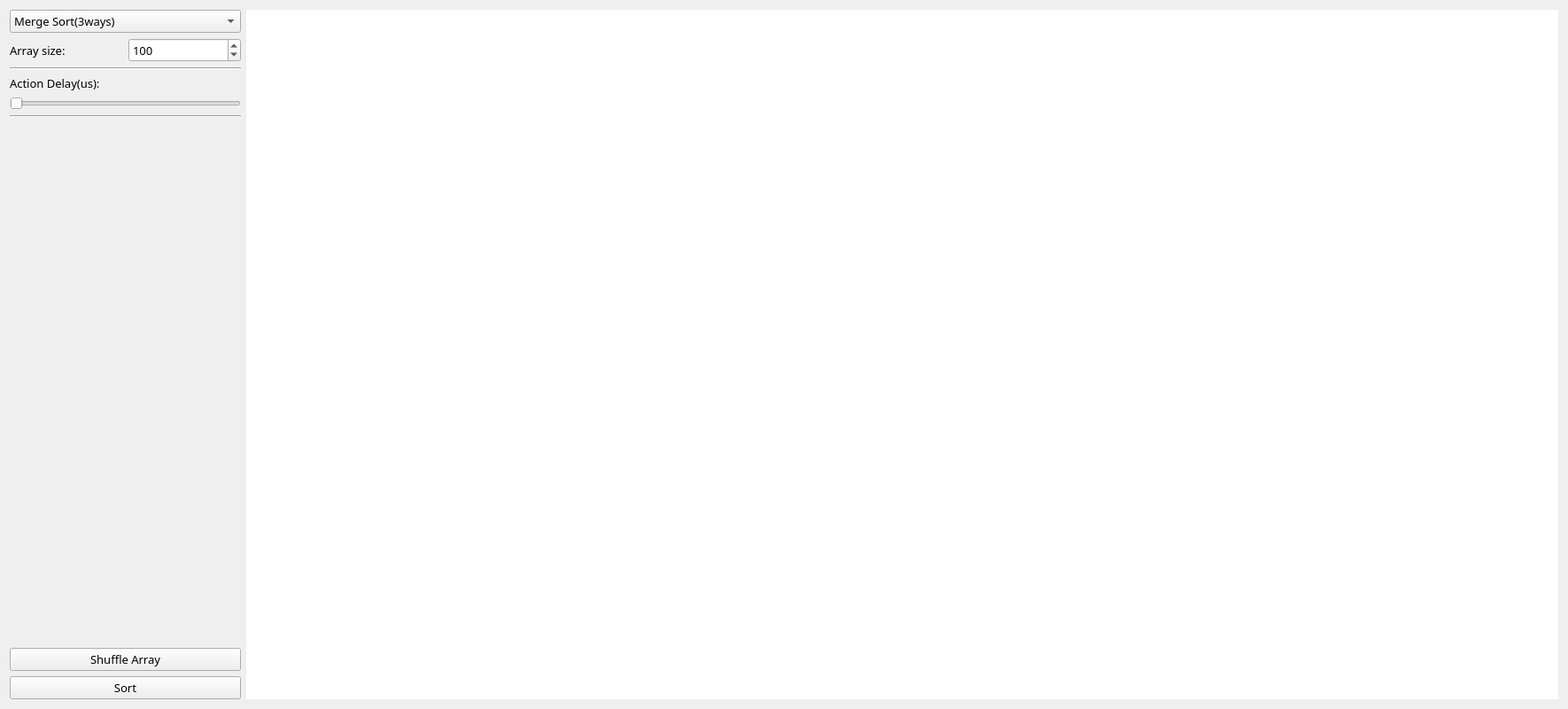
<?xml version="1.0" encoding="UTF-8"?>
<ui version="4.0">
 <class>Widget</class>
 <widget class="QWidget" name="Widget">
  <property name="geometry">
   <rect>
    <x>0</x>
    <y>0</y>
    <width>1770</width>
    <height>800</height>
   </rect>
  </property>
  <property name="minimumSize">
   <size>
    <width>1000</width>
    <height>600</height>
   </size>
  </property>
  <property name="font">
   <font>
    <family>微软雅黑 Light</family>
   </font>
  </property>
  <property name="windowTitle">
   <string/>
  </property>
  <layout class="QHBoxLayout" name="horizontalLayout_3">
   <item>
    <layout class="QHBoxLayout" name="horizontalLayout_2" stretch="15,85">
     <item>
      <layout class="QVBoxLayout" name="verticalLayout_Left">
       <item>
        <widget class="QComboBox" name="comboBox_sorting">
         <property name="sizePolicy">
          <sizepolicy hsizetype="Preferred" vsizetype="Fixed">
           <horstretch>0</horstretch>
           <verstretch>0</verstretch>
          </sizepolicy>
         </property>
         <property name="font">
          <font>
           <family>微软雅黑 Light</family>
           <pointsize>10</pointsize>
          </font>
         </property>
         <property name="contextMenuPolicy">
          <enum>Qt::DefaultContextMenu</enum>
         </property>
         <item>
          <property name="text">
           <string>Merge Sort(3ways)</string>
          </property>
         </item>
        </widget>
       </item>
       <item>
        <layout class="QVBoxLayout" name="verticalLayout_2">
         <item>
          <layout class="QHBoxLayout" name="horizontalLayout">
           <item>
            <widget class="QLabel" name="label">
             <property name="font">
              <font>
               <family>微软雅黑 Light</family>
               <pointsize>10</pointsize>
              </font>
             </property>
             <property name="text">
              <string>Array size:</string>
             </property>
            </widget>
           </item>
           <item>
            <widget class="QSpinBox" name="spinBox_ArraySize">
             <property name="minimumSize">
              <size>
               <width>40</width>
               <height>20</height>
              </size>
             </property>
             <property name="font">
              <font>
               <family>微软雅黑 Light</family>
               <pointsize>10</pointsize>
              </font>
             </property>
             <property name="minimum">
              <number>1</number>
             </property>
             <property name="maximum">
              <number>1000</number>
             </property>
             <property name="singleStep">
              <number>2</number>
             </property>
             <property name="value">
              <number>100</number>
             </property>
            </widget>
           </item>
          </layout>
         </item>
         <item>
          <widget class="Line" name="line_2">
           <property name="orientation">
            <enum>Qt::Horizontal</enum>
           </property>
          </widget>
         </item>
         <item>
          <widget class="QLabel" name="label_Comprision_2">
           <property name="font">
            <font>
             <family>微软雅黑 Light</family>
             <pointsize>10</pointsize>
            </font>
           </property>
           <property name="text">
            <string>Action Delay(us):</string>
           </property>
          </widget>
         </item>
         <item>
          <widget class="QSlider" name="horizontalSlider">
           <property name="minimum">
            <number>1</number>
           </property>
           <property name="maximum">
            <number>100000</number>
           </property>
           <property name="orientation">
            <enum>Qt::Horizontal</enum>
           </property>
           <property name="invertedAppearance">
            <bool>false</bool>
           </property>
           <property name="invertedControls">
            <bool>false</bool>
           </property>
          </widget>
         </item>
         <item>
          <widget class="Line" name="line">
           <property name="orientation">
            <enum>Qt::Horizontal</enum>
           </property>
          </widget>
         </item>
        </layout>
       </item>
       <item>
        <layout class="QHBoxLayout" name="horizontalLayout_A"/>
       </item>
       <item>
        <layout class="QHBoxLayout" name="horizontalLayout_C"/>
       </item>
       <item>
        <spacer name="verticalSpacer">
         <property name="orientation">
          <enum>Qt::Vertical</enum>
         </property>
         <property name="sizeType">
          <enum>QSizePolicy::MinimumExpanding</enum>
         </property>
         <property name="sizeHint" stdset="0">
          <size>
           <width>20</width>
           <height>40</height>
          </size>
         </property>
        </spacer>
       </item>
       <item>
        <layout class="QVBoxLayout" name="verticalLayout"/>
       </item>
       <item>
        <widget class="QPushButton" name="btn_shuffle">
         <property name="font">
          <font>
           <family>微软雅黑 Light</family>
           <pointsize>10</pointsize>
          </font>
         </property>
         <property name="text">
          <string>Shuffle Array</string>
         </property>
        </widget>
       </item>
       <item>
        <widget class="QPushButton" name="btn_sort">
         <property name="font">
          <font>
           <family>微软雅黑 Light</family>
           <pointsize>10</pointsize>
          </font>
         </property>
         <property name="text">
          <string>Sort</string>
         </property>
        </widget>
       </item>
      </layout>
     </item>
     <item>
      <widget class="QGraphicsView" name="graphicsView">
       <property name="enabled">
        <bool>true</bool>
       </property>
       <property name="minimumSize">
        <size>
         <width>800</width>
         <height>600</height>
        </size>
       </property>
       <property name="maximumSize">
        <size>
         <width>16777215</width>
         <height>16777215</height>
        </size>
       </property>
       <property name="font">
        <font>
         <family>微软雅黑 Light</family>
        </font>
       </property>
       <property name="styleSheet">
        <string notr="true"/>
       </property>
       <property name="frameShape">
        <enum>QFrame::NoFrame</enum>
       </property>
       <property name="verticalScrollBarPolicy">
        <enum>Qt::ScrollBarAlwaysOff</enum>
       </property>
       <property name="horizontalScrollBarPolicy">
        <enum>Qt::ScrollBarAlwaysOff</enum>
       </property>
       <property name="renderHints">
        <set>QPainter::Antialiasing|QPainter::TextAntialiasing</set>
       </property>
      </widget>
     </item>
    </layout>
   </item>
  </layout>
 </widget>
 <resources/>
 <connections/>
</ui>
